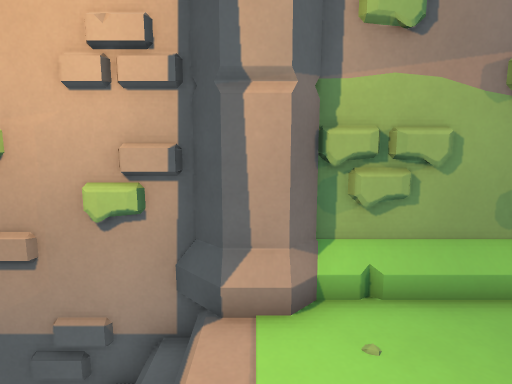
[1] (above)

12 first-person views from a walk through a 3-D level made in the Godot game engine. The camera is 1.3 m above the floor, tilts 8° down and sees 80° across. The floor is counted in squares, 0.5 m on a side. Each view is taken from the middle of a square. On the plan, view 1 faces up. The plan holds only what a view shows up to about 20 squares ahead; the rest is blank. The place goes on beyond the plan.

[2]
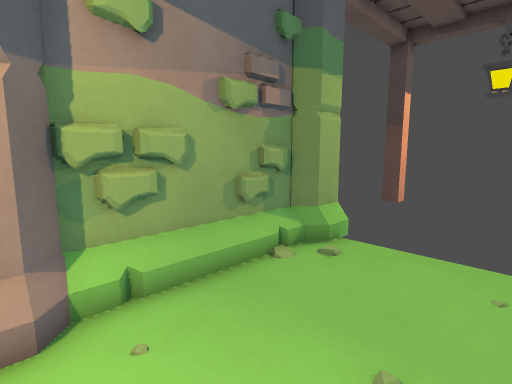

[3]
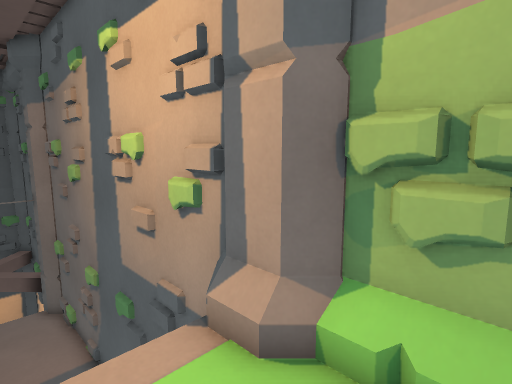

[4]
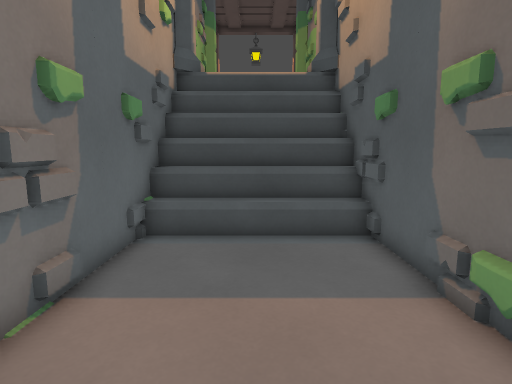

[5]
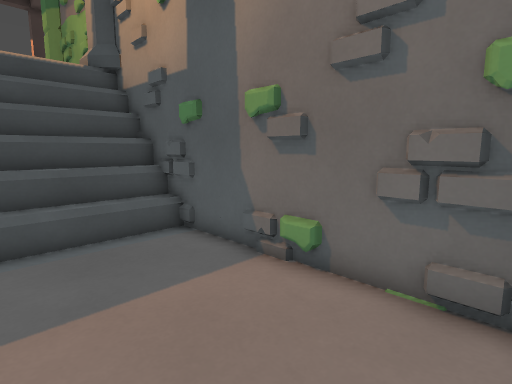

[6]
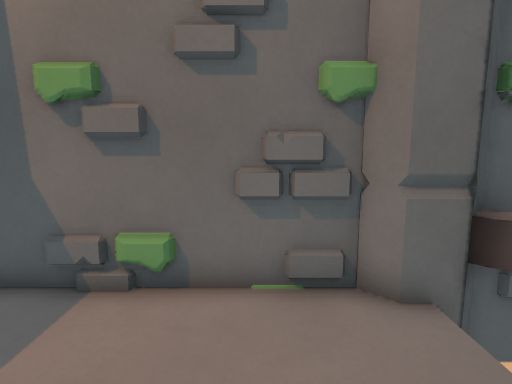

[7]
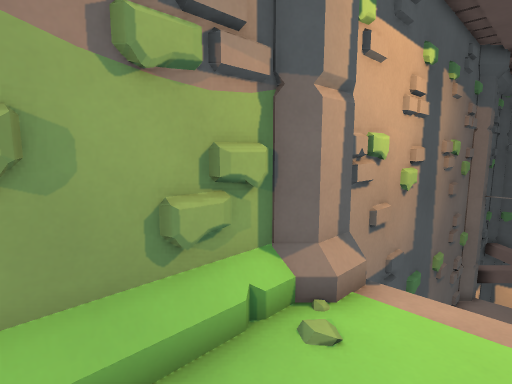

[8]
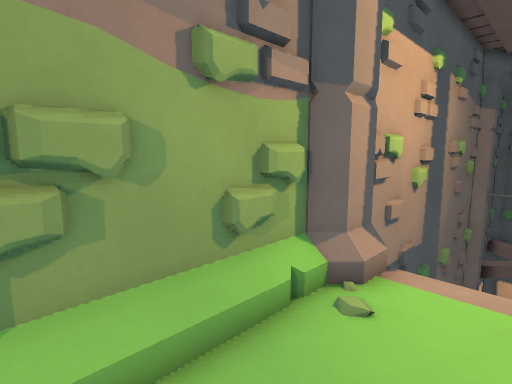

[9]
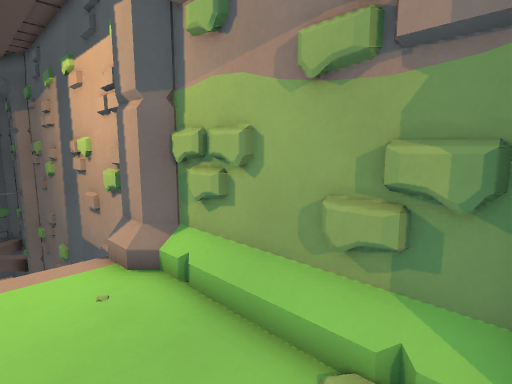

[10]
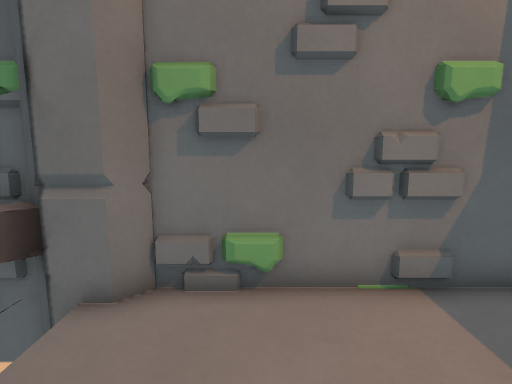

[11]
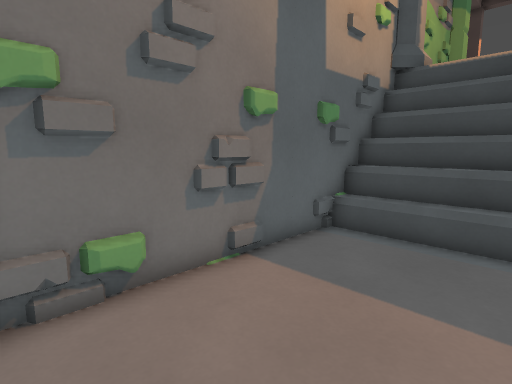

[12]
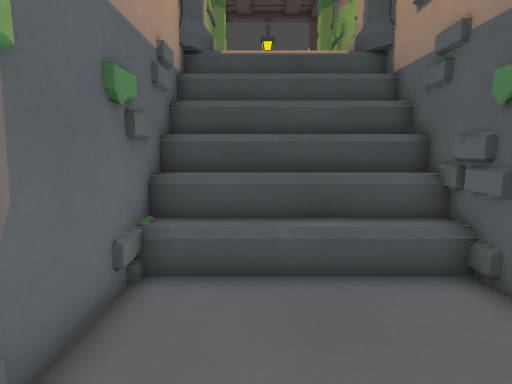

### Floor plan
Key: @ floor where view 1 was taken; # wall or solid block; . main floor; : floor 3 m higher than the main floor; = window, fence, low wall or low ledge; v drop or lower ground; P pillar.
Columns run from 18 left of view 1 to 8 right of it. Each row starts with its distance up from view 1.
  6 #P P#######    ##P P##
  5 ##PP#############PP########
  4 =# .........      ::::::::
  3 v v.........      ::::::::
  2    . .......      ::::::::
  1 v v.........      ::::::::
  0 =# .........      @:::::::
 -1 ##PP##.##...#####PPP#######
 -2 ## ########### ##P P##

Where each view was taken, in squares from view 1:
view 1: 0 up, 0 right, facing up
view 2: 0 up, 0 right, facing up-right
view 3: 2 up, 3 right, facing up-left
view 4: 2 up, 15 left, facing right
view 5: 4 up, 15 left, facing down-right
view 6: 4 up, 13 left, facing down
view 7: 2 up, 5 right, facing down-left
view 8: 2 up, 6 right, facing down-left
view 9: 2 up, 7 right, facing up-left
view 10: 0 up, 13 left, facing up
view 11: 0 up, 15 left, facing up-right
view 12: 3 up, 12 left, facing right
